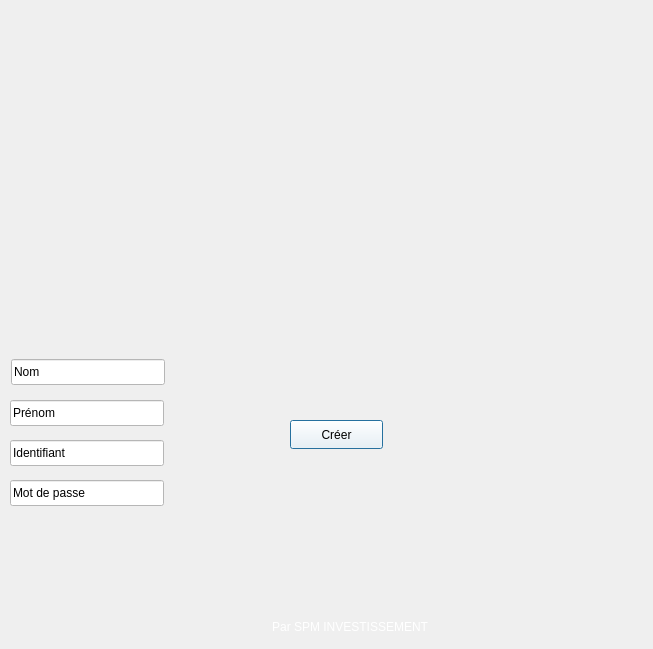
<?xml version="1.0" encoding="UTF-8"?>
<ui version="4.0">
 <class>creer_gestionnaire</class>
 <widget class="QDialog" name="creer_gestionnaire">
  <property name="geometry">
   <rect>
    <x>0</x>
    <y>0</y>
    <width>653</width>
    <height>649</height>
   </rect>
  </property>
  <property name="windowTitle">
   <string>Dialog</string>
  </property>
  <widget class="QLabel" name="label_4">
   <property name="geometry">
    <rect>
     <x>-90</x>
     <y>490</y>
     <width>518</width>
     <height>144</height>
    </rect>
   </property>
   <property name="minimumSize">
    <size>
     <width>518</width>
     <height>144</height>
    </size>
   </property>
   <property name="styleSheet">
    <string notr="true">color: rgb(255, 255, 255);</string>
   </property>
   <property name="text">
    <string>Par SPM INVESTISSEMENT</string>
   </property>
   <property name="alignment">
    <set>Qt::AlignBottom|Qt::AlignRight|Qt::AlignTrailing</set>
   </property>
  </widget>
  <widget class="QLabel" name="label">
   <property name="geometry">
    <rect>
     <x>11</x>
     <y>11</y>
     <width>627</width>
     <height>327</height>
    </rect>
   </property>
   <property name="styleSheet">
    <string notr="true"/>
   </property>
   <property name="text">
    <string/>
   </property>
   <property name="pixmap">
    <pixmap>../../Images/Captures d’écran/LOGO.png</pixmap>
   </property>
  </widget>
  <widget class="QLineEdit" name="nom">
   <property name="geometry">
    <rect>
     <x>11</x>
     <y>359</y>
     <width>154</width>
     <height>26</height>
    </rect>
   </property>
   <property name="styleSheet">
    <string notr="true">color: rgb(0, 0, 0);
background-color: rgb(255, 255, 255);</string>
   </property>
   <property name="text">
    <string>Nom</string>
   </property>
  </widget>
  <widget class="QLineEdit" name="prenom">
   <property name="geometry">
    <rect>
     <x>10</x>
     <y>400</y>
     <width>154</width>
     <height>26</height>
    </rect>
   </property>
   <property name="styleSheet">
    <string notr="true">color: rgb(0, 0, 0);
background-color: rgb(255, 255, 255);</string>
   </property>
   <property name="text">
    <string>Prénom</string>
   </property>
  </widget>
  <widget class="QLineEdit" name="identifiant">
   <property name="geometry">
    <rect>
     <x>10</x>
     <y>440</y>
     <width>154</width>
     <height>26</height>
    </rect>
   </property>
   <property name="styleSheet">
    <string notr="true">color: rgb(0, 0, 0);
background-color: rgb(255, 255, 255);</string>
   </property>
   <property name="text">
    <string>Identifiant</string>
   </property>
  </widget>
  <widget class="QPushButton" name="creation">
   <property name="geometry">
    <rect>
     <x>290</x>
     <y>420</y>
     <width>93</width>
     <height>29</height>
    </rect>
   </property>
   <property name="cursor">
    <cursorShape>PointingHandCursor</cursorShape>
   </property>
   <property name="styleSheet">
    <string notr="true">color: rgb(0, 0, 0);
background-color: rgb(255, 255, 255);</string>
   </property>
   <property name="text">
    <string>Créer</string>
   </property>
  </widget>
  <widget class="QLineEdit" name="mdp">
   <property name="geometry">
    <rect>
     <x>10</x>
     <y>480</y>
     <width>154</width>
     <height>26</height>
    </rect>
   </property>
   <property name="styleSheet">
    <string notr="true">color: rgb(0, 0, 0);
background-color: rgb(255, 255, 255);</string>
   </property>
   <property name="text">
    <string>Mot de passe</string>
   </property>
  </widget>
 </widget>
 <resources/>
 <connections/>
</ui>
